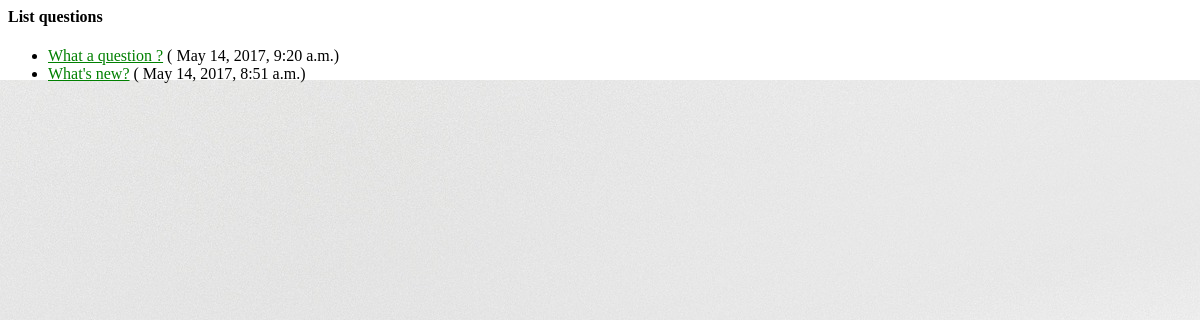
/polls/, run on an earlier commit of the app's database.
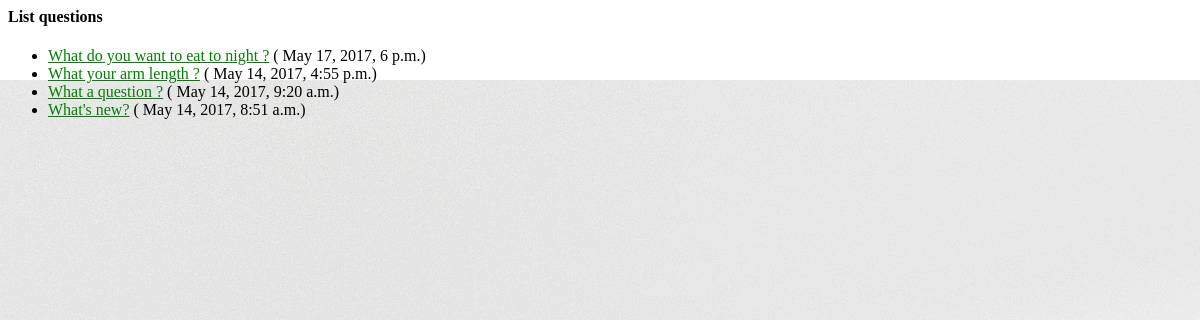
And on a later commit of the database.
### polls/models.py (models this page shows, shortened)
class Question(models.Model):
    question_text = models.CharField(max_length=200)
    pub_date = models.DateTimeField('date published')
    def was_published_recently(self):
        now = timezone.now()
        return now - datetime.timedelta(days=1) <= self.pub_date <= now
    was_published_recently.admin_order_field = 'pub_date'
    was_published_recently.boolean = True
    was_published_recently.short_description = 'Published recently?'

### polls/views.py (the view)
class IndexView(generic.ListView):
    template_name = 'polls/index.html'
    context_object_name = 'latest_question_list'
    def get_queryset(self):
        return Question.objects.filter(pub_date__lte=timezone.now()).order_by('-pub_date')[:5]

### polls/templates/polls/index.html
{% load static %}
<link rel="stylesheet" type="text/css" href="{% static 'polls/style.css' %}" />
<h4>List questions</h4>
{% if latest_question_list %}
    <ul>
    {% for question in latest_question_list %}
        <li><a href="{% url 'polls:detail' question.id %}">{{ question.question_text }}</a> ( {{ question.pub_date }})</li>
    {% endfor %}
    </ul>
{% else %}
    <p>No polls are available.</p>
{% endif %}

What changed in the data, as far as the page shows it:
added Question: question_text "What do you want to eat to night ?", pub_date "May 17, 2017, 6 p.m."
added Question: question_text "What your arm length ?", pub_date "May 14, 2017, 4:55 p.m."
